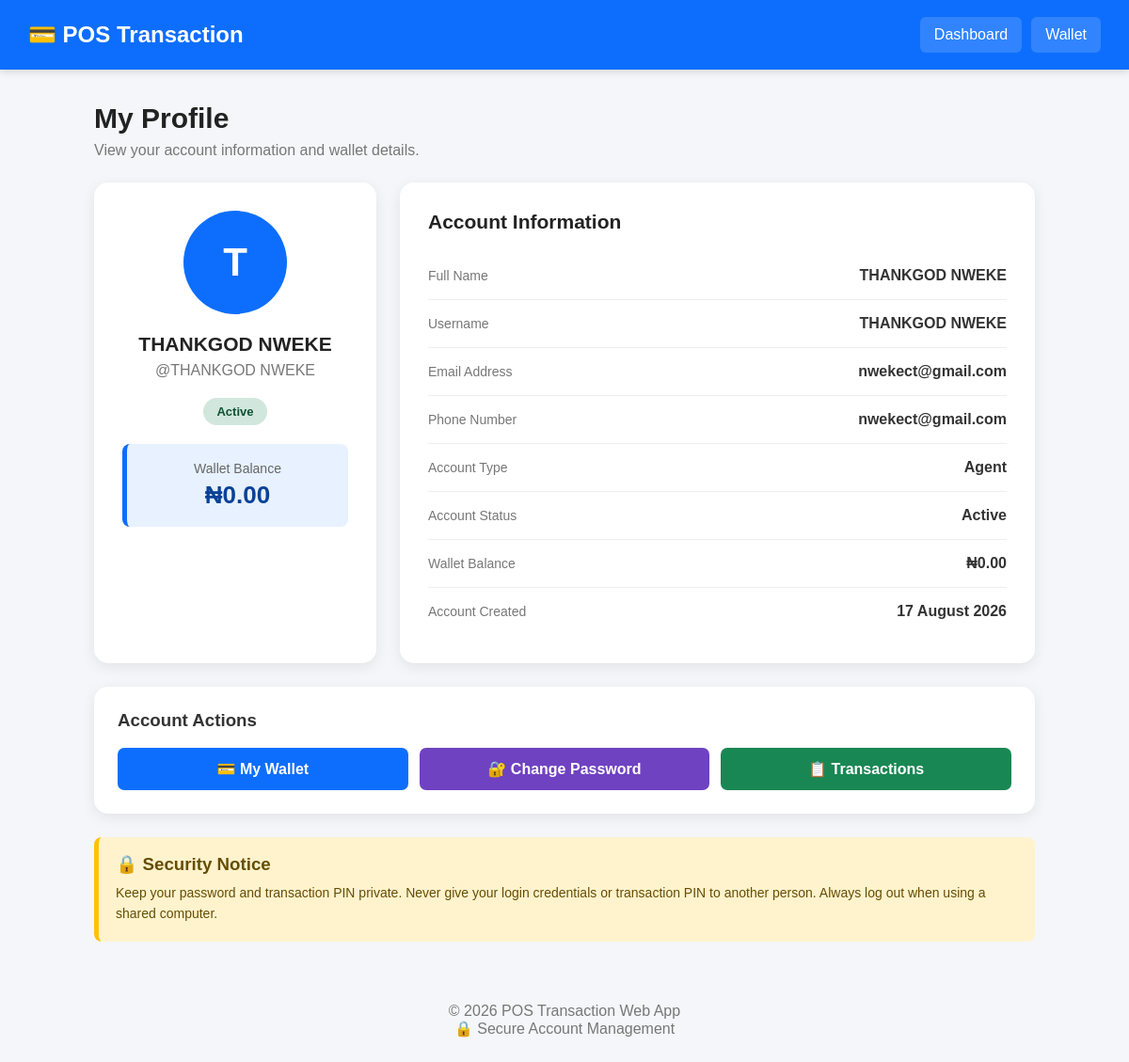
Screenshot of /profile (signed in) with the database file from the repository.
### app.py (models this page shows, shortened)
class User(UserMixin, db.Model):
    __tablename__ = "users"
    id = db.Column(db.Integer, primary_key=True)
    full_name = db.Column(
        db.String(150),
        nullable=False
    )
    username = db.Column(
        db.String(100),
        unique=True,
        nullable=False
    )
    email = db.Column(
        db.String(150),
        unique=True,
        nullable=False
    )
    phone = db.Column(
        db.String(30),
        nullable=True
    )
    password = db.Column(
        db.String(255),
        nullable=False
    )
    transaction_pin = db.Column(
        db.String(255),
        nullable=True
    )
    role = db.Column(
        db.String(30),
        default="Agent"
    )
    status = db.Column(
        db.String(30),
        default="Active"
    )
    wallet_balance = db.Column(
        db.Float,
        default=0.00
    )
    created_at = db.Column(
        db.DateTime,
        default=datetime.utcnow
    )

### app.py (the view, shortened to what this page needs)
@app.route("/profile", methods=["GET", "POST"])
@login_required
def profile():
    return render_template("profile.html")

### app.py (called while the page is built)
@login_manager.user_loader
def load_user(user_id):
    try:
        return db.session.get(User, int(user_id))
    except (ValueError, TypeError):
        return None

### templates/profile.html (shortened to what this page needs)
<!DOCTYPE html>
<html lang="en">
<head>
</head>
<body>
<header class="header">
    <h1>💳 POS Transaction</h1>
    <div class="header-links">
        <a href="{{ url_for('dashboard') }}">
            Dashboard
        </a>
        <a href="{{ url_for('wallet') }}">
            Wallet
        </a>
    </div>
</header>
<main class="container">
    <section class="page-title">
        <h2>
            My Profile
        </h2>
        <p>
            View your account information and wallet details.
        </p>
    </section>
    <div class="profile-layout">
        <section class="profile-card">
            <div class="avatar">
                {% if current_user.full_name %}
                    {{ current_user.full_name[0]|upper }}
                {% else %}
                    U
                {% endif %}
            </div>
            <h3>
                {{ current_user.full_name }}
            </h3>
            <p class="username">
                @{{ current_user.username }}
            </p>
            <span class="status">
                {{ current_user.status }}
            </span>
            <div class="balance-box">
                <p>
                    Wallet Balance
                </p>
                <strong>
                    ₦{{ "{:,.2f}".format(
                        current_user.wallet_balance or 0
                    ) }}
                </strong>
            </div>
        </section>
        <section class="information-card">
            <h3>
                Account Information
            </h3>
            <div class="information-row">
                <span class="information-label">
                    Full Name
                </span>
                <span class="information-value">
                    {{ current_user.full_name }}
                </span>
            </div>
            <div class="information-row">
                <span class="information-label">
                    Username
                </span>
                <span class="information-value">
                    {{ current_user.username }}
                </span>
            </div>
            <div class="information-row">
                <span class="information-label">
                    Email Address
                </span>
                <span class="information-value">
                    {{ current_user.email }}
                </span>
            </div>
            <div class="information-row">
                <span class="information-label">
                    Phone Number
                </span>
                <span class="information-value">
                    {{ current_user.phone }}
                </span>
            </div>
            <div class="information-row">
                <span class="information-label">
                    Account Type
                </span>
                <span class="information-value">
                    {{ current_user.role }}
                </span>
            </div>
            <div class="information-row">
                <span class="information-label">
                    Account Status
                </span>
                <span class="information-value">
                    {{ current_user.status }}
                </span>
            </div>
            <div class="information-row">
                <span class="information-label">
                    Wallet Balance
                </span>
                <span class="information-value">
                    ₦{{ "{:,.2f}".format(
                        current_user.wallet_balance or 0
                    ) }}
                </span>
            </div>
            <div class="information-row">
                <span class="information-label">
                    Account Created
                </span>
                <span class="information-value">
                    {% if current_user.created_at %}
                        {{ current_user.created_at.strftime(
                            '%d %B %Y'
                        ) }}
                    {% else %}
                        Not Available
                    {% endif %}
                </span>
            </div>
        </section>
    </div>
    <section class="actions-card">
        <h3>
            Account Actions
        </h3>
        <div class="actions">
            <a href="{{ url_for('wallet') }}"
               class="action-button wallet">
                💳 My Wallet
            </a>
            <a href="{{ url_for('change_password') }}"
               class="action-button password">
                🔐 Change Password
            </a>
            <a href="{{ url_for('transaction_history') }}"
               class="action-button transactions">
                📋 Transactions
            </a>
        </div>
    </section>
    <section class="security">
        <h3>
            🔒 Security Notice
        </h3>
        <p>
            Keep your password and transaction PIN private.
            Never give your login credentials or transaction
            PIN to another person. Always log out when using
            a shared computer.
        </p>
    </section>
</main>
<footer>
    <p>
        © 2026 POS Transaction Web App
    </p>
    <p>
        🔒 Secure Account Management
    </p>
</footer>
</body>
</html>

### templates/profile.html (style rules this page uses)
* { margin: 0; padding: 0; box-sizing: border-box; font-family: Arial, Helvetica, sans-serif; }
body { background: #f4f6f9; color: #333; }
.header { background: #0d6efd; color: white; padding: 18px 30px; display: flex; justify-content: space-between; align-items: center; box-shadow: 0 2px 8px rgba(0,0,0,0.15); }
.header h1 { font-size: 24px; }
.header-links { display: flex; gap: 10px; }
.header a { color: white; text-decoration: none; padding: 10px 15px; border-radius: 6px; background: rgba(255,255,255,0.15); }
.container { width: 94%; max-width: 1000px; margin: 35px auto; }
.page-title { margin-bottom: 25px; }
.page-title h2 { font-size: 30px; color: #222; margin-bottom: 8px; }
.page-title p { color: #777; }
.profile-layout { display: grid; grid-template-columns: 300px 1fr; gap: 25px; }
.profile-card { background: white; border-radius: 15px; padding: 30px; text-align: center; box-shadow: 0 4px 15px rgba(0,0,0,0.08); }
.avatar { width: 110px; height: 110px; margin: 0 auto 20px; border-radius: 50%; background: #0d6efd; color: white; display: flex; align-items: center; justify-content: center; font-size: 42px; font-weight: bold; }
.profile-card h3 { font-size: 21px; margin-bottom: 7px; color: #222; }
.username { color: #777; margin-bottom: 20px; }
.status { display: inline-block; padding: 7px 14px; border-radius: 20px; background: #d1e7dd; color: #0f5132; font-size: 13px; font-weight: bold; }
.information-card { background: white; border-radius: 15px; padding: 30px; box-shadow: 0 4px 15px rgba(0,0,0,0.08); }
.information-card h3 { font-size: 21px; margin-bottom: 20px; color: #222; }
.information-row { display: flex; justify-content: space-between; align-items: center; padding: 16px 0; border-bottom: 1px solid #eee; }
.information-row:last-child { border-bottom: none; }
.information-label { color: #777; font-size: 14px; }
.information-value { font-weight: bold; text-align: right; color: #333; }
.balance-box { background: #e7f1ff; border-left: 5px solid #0d6efd; padding: 18px; border-radius: 8px; margin-top: 20px; }
.balance-box p { color: #666; font-size: 14px; margin-bottom: 5px; }
.balance-box strong { color: #084298; font-size: 26px; }
.actions-card { background: white; border-radius: 15px; padding: 25px; margin-top: 25px; box-shadow: 0 4px 15px rgba(0,0,0,0.08); }
.actions-card h3 { margin-bottom: 18px; }
.actions { display: grid; grid-template-columns: repeat(3, 1fr); gap: 12px; }
.action-button { display: block; text-align: center; text-decoration: none; color: white; padding: 13px; border-radius: 7px; font-weight: bold; }
.wallet { background: #0d6efd; }
.password { background: #6f42c1; }
.transactions { background: #198754; }
.security { margin-top: 25px; padding: 18px; background: #fff3cd; border-left: 5px solid #ffc107; border-radius: 8px; }
.security h3 { color: #664d03; margin-bottom: 8px; }
.security p { color: #664d03; line-height: 1.6; font-size: 14px; }
footer { text-align: center; color: #777; padding: 30px; margin-top: 25px; }

### rows the page displays
User: full_name "T", full_name "THANKGOD NWEKE", username "THANKGOD NWEKE", status "Active", wallet_balance "0.00", email "nwekect@gmail.com", phone "nwekect@gmail.com", role "Agent", created_at "17 August 2026"
